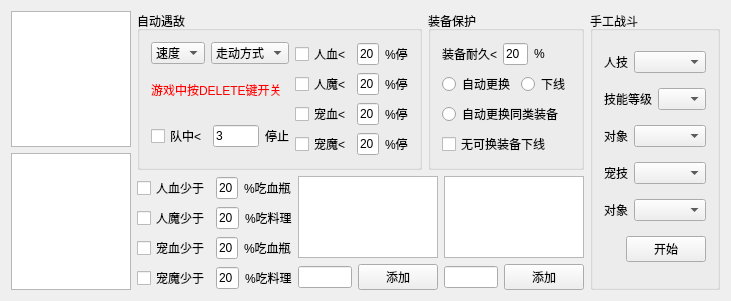
<?xml version="1.0" encoding="UTF-8"?>
<ui version="4.0">
 <class>GameBattleSetWgt</class>
 <widget class="QWidget" name="GameBattleSetWgt">
  <property name="geometry">
   <rect>
    <x>0</x>
    <y>0</y>
    <width>712</width>
    <height>278</height>
   </rect>
  </property>
  <property name="windowTitle">
   <string>GameBattleSetWgt</string>
  </property>
  <layout class="QHBoxLayout" name="horizontalLayout_24">
   <item>
    <layout class="QVBoxLayout" name="verticalLayout">
     <item>
      <widget class="QListWidget" name="listWidget">
       <property name="minimumSize">
        <size>
         <width>120</width>
         <height>0</height>
        </size>
       </property>
      </widget>
     </item>
     <item>
      <widget class="QListWidget" name="listWidget_2">
       <property name="minimumSize">
        <size>
         <width>120</width>
         <height>0</height>
        </size>
       </property>
      </widget>
     </item>
    </layout>
   </item>
   <item>
    <layout class="QVBoxLayout" name="verticalLayout_10">
     <item>
      <layout class="QHBoxLayout" name="horizontalLayout_23">
       <item>
        <widget class="QGroupBox" name="groupBox">
         <property name="title">
          <string>自动遇敌</string>
         </property>
         <layout class="QHBoxLayout" name="horizontalLayout_7">
          <item>
           <layout class="QVBoxLayout" name="verticalLayout_3">
            <item>
             <layout class="QHBoxLayout" name="horizontalLayout_2">
              <item>
               <widget class="QComboBox" name="comboBox">
                <item>
                 <property name="text">
                  <string>速度</string>
                 </property>
                </item>
               </widget>
              </item>
              <item>
               <widget class="QComboBox" name="comboBox_2">
                <item>
                 <property name="text">
                  <string>走动方式</string>
                 </property>
                </item>
               </widget>
              </item>
             </layout>
            </item>
            <item>
             <widget class="QLabel" name="label">
              <property name="styleSheet">
               <string notr="true">color: rgb(255, 0, 0);</string>
              </property>
              <property name="text">
               <string>游戏中按DELETE键开关</string>
              </property>
             </widget>
            </item>
            <item>
             <layout class="QHBoxLayout" name="horizontalLayout">
              <item>
               <widget class="QCheckBox" name="checkBox">
                <property name="text">
                 <string>队中&lt;</string>
                </property>
               </widget>
              </item>
              <item>
               <widget class="QLineEdit" name="lineEdit">
                <property name="text">
                 <string>3</string>
                </property>
               </widget>
              </item>
              <item>
               <widget class="QLabel" name="label_2">
                <property name="text">
                 <string>停止</string>
                </property>
               </widget>
              </item>
             </layout>
            </item>
           </layout>
          </item>
          <item>
           <layout class="QVBoxLayout" name="verticalLayout_2">
            <item>
             <layout class="QHBoxLayout" name="horizontalLayout_3">
              <item>
               <widget class="QCheckBox" name="checkBox_2">
                <property name="text">
                 <string>人血&lt;</string>
                </property>
               </widget>
              </item>
              <item>
               <widget class="QLineEdit" name="lineEdit_2">
                <property name="maximumSize">
                 <size>
                  <width>25</width>
                  <height>16777215</height>
                 </size>
                </property>
                <property name="text">
                 <string>20</string>
                </property>
               </widget>
              </item>
              <item>
               <widget class="QLabel" name="label_3">
                <property name="text">
                 <string>%停</string>
                </property>
               </widget>
              </item>
             </layout>
            </item>
            <item>
             <layout class="QHBoxLayout" name="horizontalLayout_4">
              <item>
               <widget class="QCheckBox" name="checkBox_3">
                <property name="text">
                 <string>人魔&lt;</string>
                </property>
               </widget>
              </item>
              <item>
               <widget class="QLineEdit" name="lineEdit_3">
                <property name="maximumSize">
                 <size>
                  <width>25</width>
                  <height>16777215</height>
                 </size>
                </property>
                <property name="text">
                 <string>20</string>
                </property>
               </widget>
              </item>
              <item>
               <widget class="QLabel" name="label_4">
                <property name="text">
                 <string>%停</string>
                </property>
               </widget>
              </item>
             </layout>
            </item>
            <item>
             <layout class="QHBoxLayout" name="horizontalLayout_5">
              <item>
               <widget class="QCheckBox" name="checkBox_4">
                <property name="text">
                 <string>宠血&lt;</string>
                </property>
               </widget>
              </item>
              <item>
               <widget class="QLineEdit" name="lineEdit_4">
                <property name="maximumSize">
                 <size>
                  <width>25</width>
                  <height>16777215</height>
                 </size>
                </property>
                <property name="text">
                 <string>20</string>
                </property>
               </widget>
              </item>
              <item>
               <widget class="QLabel" name="label_5">
                <property name="text">
                 <string>%停</string>
                </property>
               </widget>
              </item>
             </layout>
            </item>
            <item>
             <layout class="QHBoxLayout" name="horizontalLayout_6">
              <item>
               <widget class="QCheckBox" name="checkBox_5">
                <property name="text">
                 <string>宠魔&lt;</string>
                </property>
               </widget>
              </item>
              <item>
               <widget class="QLineEdit" name="lineEdit_5">
                <property name="maximumSize">
                 <size>
                  <width>25</width>
                  <height>16777215</height>
                 </size>
                </property>
                <property name="text">
                 <string>20</string>
                </property>
               </widget>
              </item>
              <item>
               <widget class="QLabel" name="label_6">
                <property name="text">
                 <string>%停</string>
                </property>
               </widget>
              </item>
             </layout>
            </item>
           </layout>
          </item>
         </layout>
        </widget>
       </item>
       <item>
        <widget class="QGroupBox" name="groupBox_2">
         <property name="title">
          <string>装备保护</string>
         </property>
         <layout class="QVBoxLayout" name="verticalLayout_5">
          <item>
           <layout class="QVBoxLayout" name="verticalLayout_4">
            <item>
             <layout class="QHBoxLayout" name="horizontalLayout_8">
              <item>
               <widget class="QLabel" name="label_7">
                <property name="text">
                 <string>装备耐久&lt;</string>
                </property>
               </widget>
              </item>
              <item>
               <widget class="QLineEdit" name="lineEdit_6">
                <property name="maximumSize">
                 <size>
                  <width>25</width>
                  <height>16777215</height>
                 </size>
                </property>
                <property name="text">
                 <string>20</string>
                </property>
               </widget>
              </item>
              <item>
               <widget class="QLabel" name="label_8">
                <property name="text">
                 <string>%</string>
                </property>
               </widget>
              </item>
             </layout>
            </item>
            <item>
             <layout class="QHBoxLayout" name="horizontalLayout_9">
              <item>
               <widget class="QRadioButton" name="radioButton">
                <property name="text">
                 <string>自动更换</string>
                </property>
               </widget>
              </item>
              <item>
               <widget class="QRadioButton" name="radioButton_2">
                <property name="text">
                 <string>下线</string>
                </property>
               </widget>
              </item>
             </layout>
            </item>
            <item>
             <widget class="QRadioButton" name="radioButton_3">
              <property name="text">
               <string>自动更换同类装备</string>
              </property>
             </widget>
            </item>
            <item>
             <widget class="QCheckBox" name="checkBox_6">
              <property name="text">
               <string>无可换装备下线</string>
              </property>
             </widget>
            </item>
           </layout>
          </item>
         </layout>
        </widget>
       </item>
      </layout>
     </item>
     <item>
      <layout class="QHBoxLayout" name="horizontalLayout_22">
       <item>
        <layout class="QVBoxLayout" name="verticalLayout_6">
         <item>
          <layout class="QHBoxLayout" name="horizontalLayout_10">
           <item>
            <widget class="QCheckBox" name="checkBox_7">
             <property name="text">
              <string>人血少于</string>
             </property>
            </widget>
           </item>
           <item>
            <widget class="QLineEdit" name="lineEdit_7">
             <property name="maximumSize">
              <size>
               <width>25</width>
               <height>16777215</height>
              </size>
             </property>
             <property name="text">
              <string>20</string>
             </property>
            </widget>
           </item>
           <item>
            <widget class="QLabel" name="label_9">
             <property name="text">
              <string>%吃血瓶</string>
             </property>
            </widget>
           </item>
          </layout>
         </item>
         <item>
          <layout class="QHBoxLayout" name="horizontalLayout_11">
           <item>
            <widget class="QCheckBox" name="checkBox_8">
             <property name="text">
              <string>人魔少于</string>
             </property>
            </widget>
           </item>
           <item>
            <widget class="QLineEdit" name="lineEdit_8">
             <property name="maximumSize">
              <size>
               <width>25</width>
               <height>16777215</height>
              </size>
             </property>
             <property name="text">
              <string>20</string>
             </property>
            </widget>
           </item>
           <item>
            <widget class="QLabel" name="label_10">
             <property name="text">
              <string>%吃料理</string>
             </property>
            </widget>
           </item>
          </layout>
         </item>
         <item>
          <layout class="QHBoxLayout" name="horizontalLayout_12">
           <item>
            <widget class="QCheckBox" name="checkBox_9">
             <property name="text">
              <string>宠血少于</string>
             </property>
            </widget>
           </item>
           <item>
            <widget class="QLineEdit" name="lineEdit_9">
             <property name="maximumSize">
              <size>
               <width>25</width>
               <height>16777215</height>
              </size>
             </property>
             <property name="text">
              <string>20</string>
             </property>
            </widget>
           </item>
           <item>
            <widget class="QLabel" name="label_11">
             <property name="text">
              <string>%吃血瓶</string>
             </property>
            </widget>
           </item>
          </layout>
         </item>
         <item>
          <layout class="QHBoxLayout" name="horizontalLayout_13">
           <item>
            <widget class="QCheckBox" name="checkBox_10">
             <property name="text">
              <string>宠魔少于</string>
             </property>
            </widget>
           </item>
           <item>
            <widget class="QLineEdit" name="lineEdit_10">
             <property name="maximumSize">
              <size>
               <width>25</width>
               <height>16777215</height>
              </size>
             </property>
             <property name="text">
              <string>20</string>
             </property>
            </widget>
           </item>
           <item>
            <widget class="QLabel" name="label_12">
             <property name="text">
              <string>%吃料理</string>
             </property>
            </widget>
           </item>
          </layout>
         </item>
        </layout>
       </item>
       <item>
        <layout class="QVBoxLayout" name="verticalLayout_7">
         <item>
          <widget class="QListWidget" name="listWidget_3"/>
         </item>
         <item>
          <layout class="QHBoxLayout" name="horizontalLayout_14">
           <item>
            <widget class="QLineEdit" name="lineEdit_11"/>
           </item>
           <item>
            <widget class="QPushButton" name="pushButton">
             <property name="text">
              <string>添加</string>
             </property>
            </widget>
           </item>
          </layout>
         </item>
        </layout>
       </item>
       <item>
        <layout class="QVBoxLayout" name="verticalLayout_8">
         <item>
          <widget class="QListWidget" name="listWidget_4"/>
         </item>
         <item>
          <layout class="QHBoxLayout" name="horizontalLayout_15">
           <item>
            <widget class="QLineEdit" name="lineEdit_12"/>
           </item>
           <item>
            <widget class="QPushButton" name="pushButton_2">
             <property name="text">
              <string>添加</string>
             </property>
            </widget>
           </item>
          </layout>
         </item>
        </layout>
       </item>
      </layout>
     </item>
    </layout>
   </item>
   <item>
    <widget class="QGroupBox" name="groupBox_3">
     <property name="maximumSize">
      <size>
       <width>130</width>
       <height>16777215</height>
      </size>
     </property>
     <property name="title">
      <string>手工战斗</string>
     </property>
     <layout class="QVBoxLayout" name="verticalLayout_9">
      <item>
       <layout class="QHBoxLayout" name="horizontalLayout_16">
        <item>
         <widget class="QLabel" name="label_13">
          <property name="text">
           <string>人技</string>
          </property>
         </widget>
        </item>
        <item>
         <widget class="QComboBox" name="comboBox_3"/>
        </item>
        <item>
         <spacer name="horizontalSpacer">
          <property name="orientation">
           <enum>Qt::Horizontal</enum>
          </property>
          <property name="sizeHint" stdset="0">
           <size>
            <width>40</width>
            <height>20</height>
           </size>
          </property>
         </spacer>
        </item>
       </layout>
      </item>
      <item>
       <layout class="QHBoxLayout" name="horizontalLayout_17">
        <item>
         <widget class="QLabel" name="label_14">
          <property name="text">
           <string>技能等级</string>
          </property>
         </widget>
        </item>
        <item>
         <widget class="QComboBox" name="comboBox_4"/>
        </item>
        <item>
         <spacer name="horizontalSpacer_2">
          <property name="orientation">
           <enum>Qt::Horizontal</enum>
          </property>
          <property name="sizeHint" stdset="0">
           <size>
            <width>40</width>
            <height>20</height>
           </size>
          </property>
         </spacer>
        </item>
       </layout>
      </item>
      <item>
       <layout class="QHBoxLayout" name="horizontalLayout_18">
        <item>
         <widget class="QLabel" name="label_15">
          <property name="text">
           <string>对象</string>
          </property>
         </widget>
        </item>
        <item>
         <widget class="QComboBox" name="comboBox_5"/>
        </item>
        <item>
         <spacer name="horizontalSpacer_3">
          <property name="orientation">
           <enum>Qt::Horizontal</enum>
          </property>
          <property name="sizeHint" stdset="0">
           <size>
            <width>40</width>
            <height>20</height>
           </size>
          </property>
         </spacer>
        </item>
       </layout>
      </item>
      <item>
       <layout class="QHBoxLayout" name="horizontalLayout_19">
        <item>
         <widget class="QLabel" name="label_16">
          <property name="text">
           <string>宠技</string>
          </property>
         </widget>
        </item>
        <item>
         <widget class="QComboBox" name="comboBox_6"/>
        </item>
        <item>
         <spacer name="horizontalSpacer_4">
          <property name="orientation">
           <enum>Qt::Horizontal</enum>
          </property>
          <property name="sizeHint" stdset="0">
           <size>
            <width>40</width>
            <height>20</height>
           </size>
          </property>
         </spacer>
        </item>
       </layout>
      </item>
      <item>
       <layout class="QHBoxLayout" name="horizontalLayout_20">
        <item>
         <widget class="QLabel" name="label_17">
          <property name="text">
           <string>对象</string>
          </property>
         </widget>
        </item>
        <item>
         <widget class="QComboBox" name="comboBox_7"/>
        </item>
        <item>
         <spacer name="horizontalSpacer_5">
          <property name="orientation">
           <enum>Qt::Horizontal</enum>
          </property>
          <property name="sizeHint" stdset="0">
           <size>
            <width>40</width>
            <height>20</height>
           </size>
          </property>
         </spacer>
        </item>
       </layout>
      </item>
      <item>
       <layout class="QHBoxLayout" name="horizontalLayout_21">
        <item>
         <spacer name="horizontalSpacer_6">
          <property name="orientation">
           <enum>Qt::Horizontal</enum>
          </property>
          <property name="sizeHint" stdset="0">
           <size>
            <width>40</width>
            <height>20</height>
           </size>
          </property>
         </spacer>
        </item>
        <item>
         <widget class="QPushButton" name="pushButton_3">
          <property name="text">
           <string>开始</string>
          </property>
         </widget>
        </item>
       </layout>
      </item>
     </layout>
    </widget>
   </item>
  </layout>
 </widget>
 <layoutdefault spacing="6" margin="11"/>
 <resources/>
 <connections/>
</ui>
